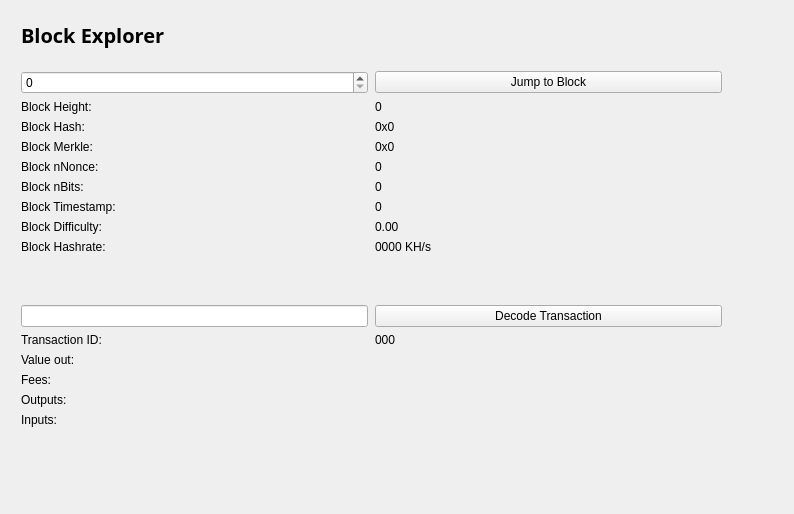
<?xml version="1.0" encoding="UTF-8"?>
<ui version="4.0">
 <class>BlockBrowser</class>
 <widget class="QWidget" name="BlockBrowser">
  <property name="windowModality">
   <enum>Qt::NonModal</enum>
  </property>
  <property name="enabled">
   <bool>true</bool>
  </property>
  <property name="geometry">
   <rect>
    <x>0</x>
    <y>0</y>
    <width>794</width>
    <height>514</height>
   </rect>
  </property>
  <property name="sizePolicy">
   <sizepolicy hsizetype="Preferred" vsizetype="Preferred">
    <horstretch>0</horstretch>
    <verstretch>0</verstretch>
   </sizepolicy>
  </property>
  <property name="minimumSize">
   <size>
    <width>0</width>
    <height>0</height>
   </size>
  </property>
  <property name="acceptDrops">
   <bool>false</bool>
  </property>
  <property name="windowTitle">
   <string>Form</string>
  </property>
  <layout class="QGridLayout">
   <property name="sizeConstraint">
    <enum>QLayout::SetMaximumSize</enum>
   </property>
   <property name="leftMargin">
    <number>21</number>
   </property>
   <property name="topMargin">
    <number>21</number>
   </property>
   <property name="rightMargin">
    <number>10</number>
   </property>
   <item row="1" column="0">
    <widget class="QWidget" name="widget" native="true">
     <widget class="QWidget" name="layoutWidget">
      <property name="geometry">
       <rect>
        <x>0</x>
        <y>0</y>
        <width>699</width>
        <height>27</height>
       </rect>
      </property>
      <layout class="QHBoxLayout" name="horizontalLayout_4">
       <property name="spacing">
        <number>7</number>
       </property>
       <item>
        <widget class="QLabel" name="label_5">
         <property name="font">
          <font>
           <family>Open Sans,sans-serif</family>
          </font>
         </property>
         <property name="text">
          <string>&lt;html&gt;&lt;head/&gt;&lt;body&gt;&lt;p&gt;&lt;span style=&quot; font-size:20px; font-weight:600; color:#000000;&quot;&gt;Block Explorer &lt;/span&gt;&lt;/p&gt;&lt;/body&gt;&lt;/html&gt;</string>
         </property>
        </widget>
       </item>
       <item>
        <spacer name="horizontalSpacer_2">
         <property name="orientation">
          <enum>Qt::Horizontal</enum>
         </property>
         <property name="sizeHint" stdset="0">
          <size>
           <width>40</width>
           <height>20</height>
          </size>
         </property>
        </spacer>
       </item>
      </layout>
     </widget>
     <widget class="QWidget" name="layoutWidget_2">
      <property name="geometry">
       <rect>
        <x>0</x>
        <y>50</y>
        <width>701</width>
        <height>400</height>
       </rect>
      </property>
      <layout class="QGridLayout" name="gridLayout_3" rowstretch="0,0,0,0,0,0,0,0,0,0,0,0,0,0,0,0,0,0,0" columnstretch="0,0">
       <property name="sizeConstraint">
        <enum>QLayout::SetDefaultConstraint</enum>
       </property>
       <property name="horizontalSpacing">
        <number>7</number>
       </property>
       <item row="18" column="0">
        <spacer name="verticalSpacer">
         <property name="orientation">
          <enum>Qt::Vertical</enum>
         </property>
         <property name="sizeHint" stdset="0">
          <size>
           <width>20</width>
           <height>40</height>
          </size>
         </property>
        </spacer>
       </item>
       <item row="12" column="1">
        <widget class="QPushButton" name="txButton">
         <property name="text">
          <string>Decode Transaction</string>
         </property>
        </widget>
       </item>
       <item row="17" column="0">
        <widget class="QLabel" name="inputLabel">
         <property name="text">
          <string>Inputs:</string>
         </property>
         <property name="alignment">
          <set>Qt::AlignLeading|Qt::AlignLeft|Qt::AlignTop</set>
         </property>
        </widget>
       </item>
       <item row="10" column="1">
        <widget class="QLabel" name="pawBox">
         <property name="text">
          <string>0000 KH/s</string>
         </property>
        </widget>
       </item>
       <item row="14" column="0">
        <widget class="QLabel" name="valueLabel">
         <property name="text">
          <string>Value out:</string>
         </property>
        </widget>
       </item>
       <item row="13" column="0">
        <widget class="QLabel" name="txLabel">
         <property name="text">
          <string>Transaction ID:</string>
         </property>
        </widget>
       </item>
       <item row="9" column="1">
        <widget class="QLabel" name="hardBox">
         <property name="text">
          <string>0.00</string>
         </property>
        </widget>
       </item>
       <item row="13" column="1">
        <widget class="QLabel" name="txID">
         <property name="text">
          <string>000</string>
         </property>
        </widget>
       </item>
       <item row="17" column="1">
        <widget class="QLabel" name="inputBox">
         <property name="text">
          <string/>
         </property>
           <property name="textInteractionFlags">
             <set>Qt::LinksAccessibleByMouse|Qt::TextSelectableByKeyboard|Qt::TextSelectableByMouse</set>
            </property>
         <property name="alignment">
          <set>Qt::AlignLeading|Qt::AlignLeft|Qt::AlignTop</set>
         </property>
        </widget>
       </item>
       <item row="14" column="1">
        <widget class="QLabel" name="valueBox">
         <property name="text">
          <string/>
         </property>
        </widget>
       </item>
       <item row="9" column="0">
        <widget class="QLabel" name="hardLabel">
         <property name="text">
          <string>Block Difficulty:</string>
         </property>
        </widget>
       </item>
       <item row="1" column="0">
        <widget class="QSpinBox" name="heightBox">
         <property name="sizePolicy">
          <sizepolicy hsizetype="Preferred" vsizetype="Fixed">
           <horstretch>0</horstretch>
           <verstretch>0</verstretch>
          </sizepolicy>
         </property>
         <property name="maximum">
          <number>99999999</number>
         </property>
        </widget>
       </item>
       <item row="3" column="0">
        <widget class="QLabel" name="heightLabel_2">
         <property name="text">
          <string>Block Height:</string>
         </property>
        </widget>
       </item>
       <item row="8" column="1">
        <widget class="QLabel" name="timeBox">
         <property name="text">
          <string>0</string>
         </property>
        </widget>
       </item>
       <item row="1" column="1">
        <widget class="QPushButton" name="blockButton">
         <property name="text">
          <string>Jump to Block</string>
         </property>
        </widget>
       </item>
       <item row="5" column="0">
        <widget class="QLabel" name="merkleLabel">
         <property name="text">
          <string>Block Merkle:</string>
         </property>
        </widget>
       </item>
       <item row="4" column="0">
        <widget class="QLabel" name="hashLabel">
         <property name="text">
          <string>Block Hash:</string>
         </property>
        </widget>
       </item>
       <item row="15" column="1">
        <widget class="QLabel" name="feesBox">
         <property name="text">
          <string/>
         </property>
        </widget>
       </item>
       <item row="10" column="0">
        <widget class="QLabel" name="pawLabel">
         <property name="text">
          <string>Block Hashrate:</string>
         </property>
        </widget>
       </item>
       <item row="3" column="1">
        <widget class="QLabel" name="heightLabel">
         <property name="text">
          <string>0</string>
         </property>
        </widget>
       </item>
       <item row="15" column="0">
        <widget class="QLabel" name="feesLabel">
         <property name="text">
          <string>Fees:</string>
         </property>
        </widget>
       </item>
       <item row="7" column="0">
        <widget class="QLabel" name="bitsLabel">
         <property name="text">
          <string>Block nBits:</string>
         </property>
        </widget>
       </item>
       <item row="7" column="1">
        <widget class="QLabel" name="bitsBox">
         <property name="text">
          <string>0</string>
         </property>
        </widget>
       </item>
       <item row="5" column="1">
        <widget class="QLabel" name="merkleBox">
         <property name="minimumSize">
          <size>
           <width>187</width>
           <height>0</height>
          </size>
         </property>
         <property name="text">
          <string>0x0</string>
         </property>
        </widget>
       </item>
       <item row="16" column="0">
        <widget class="QLabel" name="outputLabel">
         <property name="text">
          <string>Outputs:</string>
         </property>
         <property name="alignment">
          <set>Qt::AlignLeading|Qt::AlignLeft|Qt::AlignTop</set>
         </property>
        </widget>
       </item>
       <item row="16" column="1">
        <widget class="QLabel" name="outputBox">
         <property name="text">
          <string/>
         </property>
           <property name="textInteractionFlags">
             <set>Qt::LinksAccessibleByMouse|Qt::TextSelectableByKeyboard|Qt::TextSelectableByMouse</set>
            </property>
         <property name="alignment">
          <set>Qt::AlignLeading|Qt::AlignLeft|Qt::AlignTop</set>
         </property>
        </widget>
       </item>
       <item row="6" column="0">
        <widget class="QLabel" name="nonceLabel">
         <property name="text">
          <string>Block nNonce:</string>
         </property>
        </widget>
       </item>
       <item row="6" column="1">
        <widget class="QLabel" name="nonceBox">
         <property name="text">
          <string>0</string>
         </property>
        </widget>
       </item>
       <item row="8" column="0">
        <widget class="QLabel" name="timeLabel">
         <property name="text">
          <string>Block Timestamp:</string>
         </property>
        </widget>
       </item>
       <item row="4" column="1">
        <widget class="QLabel" name="hashBox">
         <property name="enabled">
          <bool>true</bool>
         </property>
           <property name="textInteractionFlags">
             <set>Qt::LinksAccessibleByMouse|Qt::TextSelectableByKeyboard|Qt::TextSelectableByMouse</set>
            </property>
         <property name="sizePolicy">
          <sizepolicy hsizetype="Preferred" vsizetype="Preferred">
           <horstretch>0</horstretch>
           <verstretch>0</verstretch>
          </sizepolicy>
         </property>
         <property name="minimumSize">
          <size>
           <width>0</width>
           <height>0</height>
          </size>
         </property>
         <property name="text">
          <string>0x0</string>
         </property>
        </widget>
       </item>
       <item row="12" column="0">
        <widget class="QLineEdit" name="txBox">
         <property name="sizePolicy">
          <sizepolicy hsizetype="Preferred" vsizetype="Fixed">
           <horstretch>0</horstretch>
           <verstretch>0</verstretch>
          </sizepolicy>
         </property>
         <property name="inputMask">
          <string comment="Transaction id" extracomment="Transaction id"/>
         </property>
         <property name="placeholderText">
          <string comment="Transaction ID" extracomment="Transaction ID"/>
         </property>
        </widget>
       </item>
       <item row="11" column="0">
        <spacer name="verticalSpacer_2">
         <property name="orientation">
          <enum>Qt::Vertical</enum>
         </property>
         <property name="sizeHint" stdset="0">
          <size>
           <width>20</width>
           <height>40</height>
          </size>
         </property>
        </spacer>
       </item>
      </layout>
     </widget>
    </widget>
   </item>
  </layout>
 </widget>
 <resources/>
 <connections/>
</ui>
